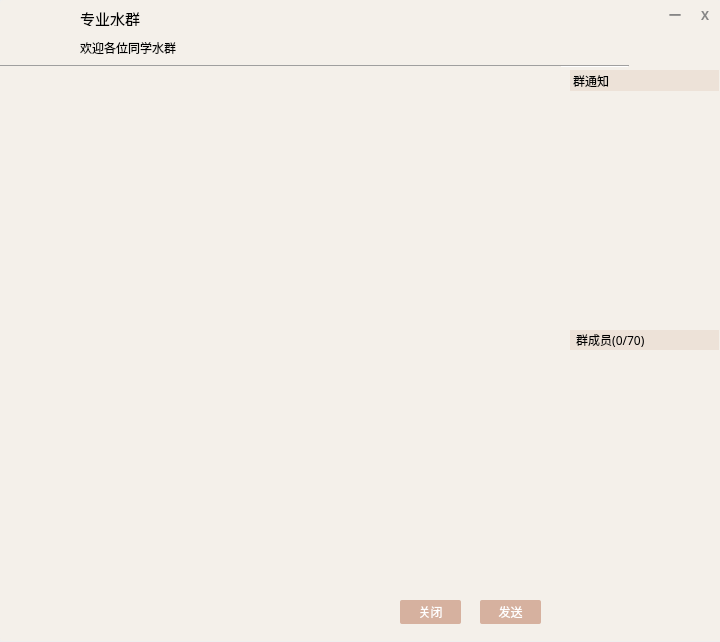
<?xml version="1.0" encoding="UTF-8"?>
<ui version="4.0">
 <class>Wechat</class>
 <widget class="QWidget" name="Wechat">
  <property name="geometry">
   <rect>
    <x>0</x>
    <y>0</y>
    <width>720</width>
    <height>642</height>
   </rect>
  </property>
  <property name="windowTitle">
   <string>Form</string>
  </property>
  <widget class="QWidget" name="widget" native="true">
   <property name="geometry">
    <rect>
     <x>0</x>
     <y>0</y>
     <width>721</width>
     <height>641</height>
    </rect>
   </property>
   <property name="font">
    <font>
     <family>微软雅黑</family>
    </font>
   </property>
   <property name="styleSheet">
    <string notr="true">#widget{
  border-radius:3px;
  background:rgb(244,240,234);
}</string>
   </property>
   <widget class="QLabel" name="label">
    <property name="geometry">
     <rect>
      <x>8</x>
      <y>9</y>
      <width>50</width>
      <height>50</height>
     </rect>
    </property>
    <property name="styleSheet">
     <string notr="true">border-image:url(&quot;:/img/img/school.jpg&quot;);
border-radius:4px;</string>
    </property>
    <property name="text">
     <string/>
    </property>
   </widget>
   <widget class="QLabel" name="label_2">
    <property name="geometry">
     <rect>
      <x>660</x>
      <y>0</y>
      <width>30</width>
      <height>30</height>
     </rect>
    </property>
    <property name="font">
     <font>
      <family>微软雅黑</family>
      <weight>75</weight>
      <bold>true</bold>
     </font>
    </property>
    <property name="styleSheet">
     <string notr="true">QLabel{
   color:rgb(134, 134, 134);
}
QLabel:hover{
   background-color:rgb(58,149,222);
   color:white;

}</string>
    </property>
    <property name="text">
     <string>一</string>
    </property>
    <property name="alignment">
     <set>Qt::AlignCenter</set>
    </property>
   </widget>
   <widget class="QLabel" name="label_3">
    <property name="geometry">
     <rect>
      <x>690</x>
      <y>0</y>
      <width>30</width>
      <height>30</height>
     </rect>
    </property>
    <property name="font">
     <font>
      <family>微软雅黑</family>
      <weight>75</weight>
      <bold>true</bold>
     </font>
    </property>
    <property name="styleSheet">
     <string notr="true">QLabel{
   color:rgb(134, 134, 134);;
}
QLabel:hover{
  background-color:rgb(212, 64, 39);
  color:rgb(255, 255, 255);
  border-top-right-radius:3px;
}</string>
    </property>
    <property name="text">
     <string>X</string>
    </property>
    <property name="alignment">
     <set>Qt::AlignCenter</set>
    </property>
   </widget>
   <widget class="Line" name="line">
    <property name="geometry">
     <rect>
      <x>0</x>
      <y>65</y>
      <width>629</width>
      <height>3</height>
     </rect>
    </property>
    <property name="orientation">
     <enum>Qt::Horizontal</enum>
    </property>
   </widget>
   <widget class="QTextBrowser" name="textBrowser">
    <property name="geometry">
     <rect>
      <x>0</x>
      <y>66</y>
      <width>561</width>
      <height>381</height>
     </rect>
    </property>
    <property name="styleSheet">
     <string notr="true">border:none;
background:rgb(244,240,234);</string>
    </property>
   </widget>
   <widget class="QLabel" name="label_4">
    <property name="geometry">
     <rect>
      <x>570</x>
      <y>70</y>
      <width>149</width>
      <height>21</height>
     </rect>
    </property>
    <property name="font">
     <font>
      <family>微软雅黑</family>
     </font>
    </property>
    <property name="styleSheet">
     <string notr="true">background:rgb(237, 226, 216)</string>
    </property>
    <property name="text">
     <string> 群通知</string>
    </property>
   </widget>
   <widget class="QListWidget" name="listWidget">
    <property name="geometry">
     <rect>
      <x>570</x>
      <y>100</y>
      <width>149</width>
      <height>221</height>
     </rect>
    </property>
    <property name="styleSheet">
     <string notr="true">border:none;
background:rgb(244,240,234);</string>
    </property>
   </widget>
   <widget class="QLabel" name="label_5">
    <property name="geometry">
     <rect>
      <x>570</x>
      <y>330</y>
      <width>149</width>
      <height>20</height>
     </rect>
    </property>
    <property name="font">
     <font>
      <family>微软雅黑</family>
     </font>
    </property>
    <property name="styleSheet">
     <string notr="true">background:rgb(237, 226, 216);</string>
    </property>
    <property name="text">
     <string>  群成员(0/70)</string>
    </property>
   </widget>
   <widget class="QListWidget" name="listWidget_2">
    <property name="geometry">
     <rect>
      <x>570</x>
      <y>360</y>
      <width>149</width>
      <height>281</height>
     </rect>
    </property>
    <property name="styleSheet">
     <string notr="true">border:none;
background:rgb(244,240,234);</string>
    </property>
   </widget>
   <widget class="QLabel" name="label_6">
    <property name="geometry">
     <rect>
      <x>80</x>
      <y>10</y>
      <width>401</width>
      <height>16</height>
     </rect>
    </property>
    <property name="font">
     <font>
      <family>微软雅黑</family>
      <pointsize>11</pointsize>
     </font>
    </property>
    <property name="text">
     <string>专业水群</string>
    </property>
   </widget>
   <widget class="QLabel" name="label_7">
    <property name="geometry">
     <rect>
      <x>80</x>
      <y>40</y>
      <width>401</width>
      <height>16</height>
     </rect>
    </property>
    <property name="font">
     <font>
      <family>微软雅黑</family>
     </font>
    </property>
    <property name="text">
     <string>欢迎各位同学水群</string>
    </property>
   </widget>
   <widget class="QLabel" name="label_8">
    <property name="geometry">
     <rect>
      <x>10</x>
      <y>440</y>
      <width>26</width>
      <height>26</height>
     </rect>
    </property>
    <property name="styleSheet">
     <string notr="true">QLabel{
background-image:url(&quot;:/img/img/A26_2.png&quot;);
}
QLabel:hover{
  border:1px solid rgb(203, 203, 203);
}</string>
    </property>
    <property name="text">
     <string/>
    </property>
   </widget>
   <widget class="QLabel" name="label_9">
    <property name="geometry">
     <rect>
      <x>36</x>
      <y>439</y>
      <width>26</width>
      <height>26</height>
     </rect>
    </property>
    <property name="styleSheet">
     <string notr="true">QLabel{
background-image:url(&quot;:/img/img/emotion26_2.png&quot;);
}
QLabel:hover{
 border:1px solid rgb(203, 203, 203);
}</string>
    </property>
    <property name="text">
     <string/>
    </property>
   </widget>
   <widget class="QTextEdit" name="textEdit">
    <property name="geometry">
     <rect>
      <x>0</x>
      <y>466</y>
      <width>581</width>
      <height>121</height>
     </rect>
    </property>
    <property name="font">
     <font>
      <family>微软雅黑</family>
     </font>
    </property>
    <property name="styleSheet">
     <string notr="true">border:none;
 background:rgb(244,240,234);</string>
    </property>
   </widget>
   <widget class="QPushButton" name="pushButton">
    <property name="geometry">
     <rect>
      <x>400</x>
      <y>600</y>
      <width>61</width>
      <height>24</height>
     </rect>
    </property>
    <property name="font">
     <font>
      <family>微软雅黑</family>
     </font>
    </property>
    <property name="styleSheet">
     <string notr="true">QPushButton{ 
     background-color: rgb(214,177,159); 
     border: none;
     border-radius:2px;
     color:white;
}
QPushButton:hover{ 
     background-color: rgb(241,145,88);
}</string>
    </property>
    <property name="text">
     <string>关闭</string>
    </property>
   </widget>
   <widget class="QPushButton" name="pushButton_2">
    <property name="geometry">
     <rect>
      <x>480</x>
      <y>600</y>
      <width>61</width>
      <height>24</height>
     </rect>
    </property>
    <property name="font">
     <font>
      <family>微软雅黑</family>
     </font>
    </property>
    <property name="styleSheet">
     <string notr="true">QPushButton{ 
     background-color: rgb(214,177,159); 
     border: none;
     border-radius:2px;
     color:white;
}
QPushButton:hover{ 
     background-color: rgb(241,145,88);
}</string>
    </property>
    <property name="text">
     <string>发送</string>
    </property>
   </widget>
  </widget>
 </widget>
 <resources/>
 <connections/>
</ui>
